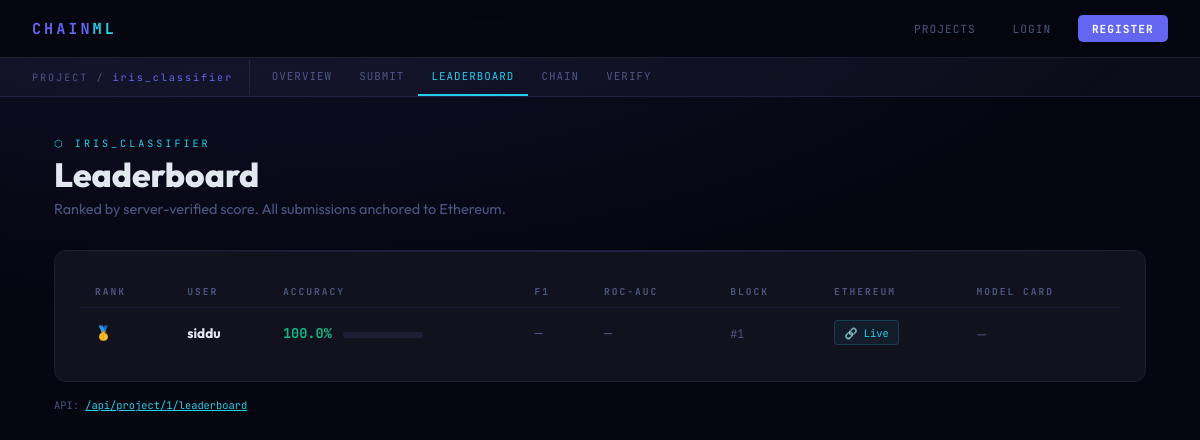
The page /project/1/leaderboard on the database as committed earlier.
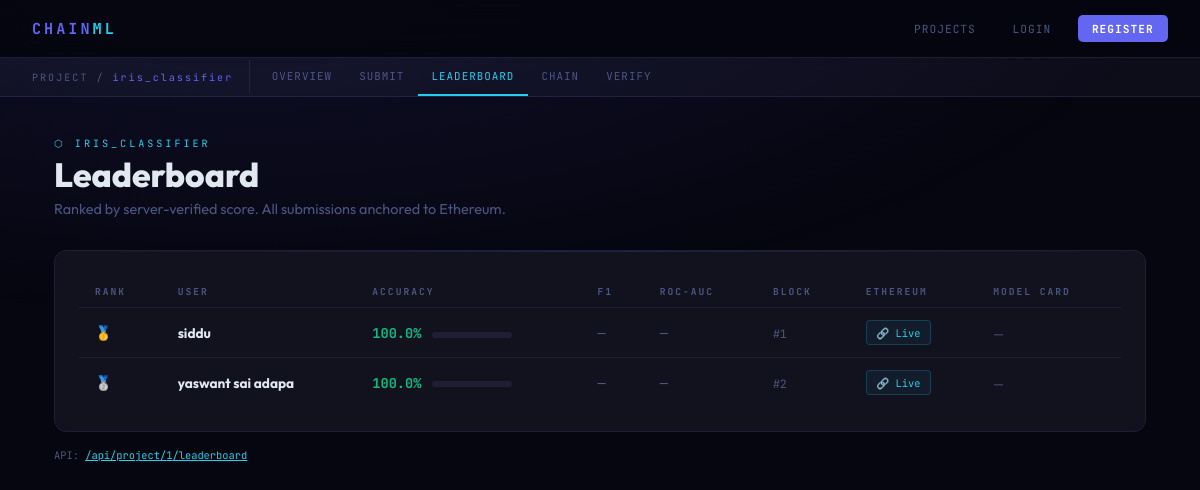
The same page on the database as committed later.
### tables this page shows
CREATE TABLE submissions (
        id INTEGER PRIMARY KEY AUTOINCREMENT,
        project_id INTEGER NOT NULL,
        user_id INTEGER NOT NULL,
        model_filename TEXT NOT NULL,
        model_path TEXT NOT NULL,
        model_hash TEXT NOT NULL,
        verified_accuracy REAL NOT NULL,
        combined_hash TEXT NOT NULL,
        eth_tx_hash TEXT NOT NULL,
        eth_tx_url TEXT NOT NULL,
        eth_mode TEXT NOT NULL DEFAULT 'mock',
        block_index INTEGER NOT NULL,
        previous_hash TEXT NOT NULL,
        submitted_at REAL NOT NULL, f1_score REAL DEFAULT NULL, roc_auc REAL DEFAULT NULL, rmse REAL DEFAULT NULL, r2_score REAL DEFAULT NULL, model_card TEXT DEFAULT '',
        FOREIGN KEY(project_id) REFERENCES projects(id),
        FOREIGN KEY(user_id) REFERENCES users(id));

CREATE TABLE users (
        id INTEGER PRIMARY KEY AUTOINCREMENT,
        username TEXT NOT NULL UNIQUE,
        email TEXT NOT NULL UNIQUE,
        password_hash TEXT NOT NULL,
        created_at REAL NOT NULL);

### app.py (the view)
@app.route("/project/<int:pid>/leaderboard")
def leaderboard(pid):
    project = get_project(pid)
    if not project: return render_template("404.html"), 404
    return render_template("leaderboard.html", project=project,
        submissions=get_project_submissions(pid))

### app.py (called while the page is built)
@app.before_request
def load_user():
    uid = session.get("user_id")
    g.user = get_user_by_id(uid) if uid else None

@app.context_processor
def inject_user():
    return {"current_user": g.user}

### database.py (called while the page is built)
def get_conn():
    conn = sqlite3.connect(DB_PATH)
    conn.row_factory = sqlite3.Row
    conn.execute("PRAGMA foreign_keys = ON")
    return conn

def get_project(pid):
    conn = get_conn()
    row = conn.execute("""SELECT p.*, u.username AS owner_name
        FROM projects p JOIN users u ON p.owner_id=u.id WHERE p.id=?""", (pid,)).fetchone()
    conn.close(); return dict(row) if row else None

def get_project_submissions(pid):
    conn = get_conn()
    rows = conn.execute("""SELECT s.*, u.username FROM submissions s
        JOIN users u ON s.user_id=u.id WHERE s.project_id=?
        ORDER BY s.verified_accuracy DESC, s.submitted_at ASC""", (pid,)).fetchall()
    conn.close(); return [dict(r) for r in rows]

### templates/leaderboard.html (shortened to what this page needs)
{% extends "base.html" %}
{% block subnav %}
<div class="subnav">
  <div class="subnav-label">PROJECT / <span>{{ project.name }}</span></div>
  <a href="/project/{{ project.id }}">Overview</a>
  <a href="/project/{{ project.id }}/submit">Submit</a>
  <a href="/project/{{ project.id }}/leaderboard" class="active">Leaderboard</a>
  <a href="/project/{{ project.id }}/chain">Chain</a>
  <a href="/project/{{ project.id }}/verify">Verify</a>
</div>
{% endblock %}
{% block content %}
<div class="ph"><div class="ph-eye">⬡ {{ project.name }}</div><h1>Leaderboard</h1>
<p>Ranked by server-verified score. All submissions anchored to Ethereum.
{% if project.test_path %} · 🔒 Evaluated on hidden test set.{% endif %}</p></div>
{% if submissions %}
<div class="card">
  <table class="tbl">
    <thead><tr>
      <th>Rank</th><th>User</th>
      {% if project.task_type=='regression' %}<th>R²</th><th>RMSE</th>
      {% else %}<th>Accuracy</th><th>F1</th><th>ROC-AUC</th>{% endif %}
      <th>Block</th><th>Ethereum</th><th>Model Card</th>
    </tr></thead>
    <tbody>
    {% for s in submissions %}
    <tr>
      <td>{% if loop.index==1 %}🥇{% elif loop.index==2 %}🥈{% elif loop.index==3 %}🥉{% else %}<span style="font-family:var(--mono);color:var(--muted);font-size:.78rem">#{{ loop.index }}</span>{% endif %}</td>
      <td><strong>{{ s.username }}</strong></td>
      {% if project.task_type=='regression' %}
      <td><span style="font-family:var(--mono);font-weight:700;color:var(--green);">{{ s.r2_score if s.r2_score is not none else '—' }}</span></td>
      <td><span style="font-family:var(--mono);color:var(--muted);">{{ s.rmse if s.rmse is not none else '—' }}</span></td>
      {% else %}
      <td><span style="font-family:var(--mono);font-weight:700;color:var(--green);">{{ "%.1f"|format(s.verified_accuracy*100) }}%</span>
        <span class="acc-bar-wrap"><span class="acc-bar" style="width:{{ s.verified_accuracy*100 }}%"></span></span></td>
      <td><span style="font-family:var(--mono);color:var(--muted);">{{ s.f1_score if s.f1_score is not none else '—' }}</span></td>
      <td><span style="font-family:var(--mono);color:var(--muted);">{{ s.roc_auc if s.roc_auc is not none else '—' }}</span></td>
      {% endif %}
      <td><span style="font-family:var(--mono);font-size:.72rem;color:var(--muted)">#{{ s.block_index }}</span></td>
      <td><a href="{{ s.eth_tx_url }}" target="_blank" class="eth-link">{% if s.eth_mode=='real' %}🔗 Live{% else %}🔗 Mock{% endif %}</a></td>
      <td><span style="font-size:.78rem;color:var(--muted);">{% if s.model_card %}{{ s.model_card[:40] }}{% if s.model_card|length > 40 %}…{% endif %}{% else %}—{% endif %}</span></td>
    </tr>
    {% endfor %}
    </tbody>
  </table>
</div>
<div style="margin-top:1rem;font-family:var(--mono);font-size:.65rem;color:var(--muted);">
  API: <a href="/api/project/{{ project.id }}/leaderboard" target="_blank" style="color:var(--accent2);">/api/project/{{ project.id }}/leaderboard</a>
</div>
{% else %}
<div style="text-align:center;padding:3rem;color:var(--muted);">
  <div style="font-size:2.5rem;margin-bottom:.8rem">🏆</div>
  <p>No submissions yet. <a href="/project/{{ project.id }}/submit" style="color:var(--accent2);">Be the first!</a></p>
</div>
{% endif %}
{% endblock %}

Rows that differ between the two databases and show on the page:
added submissions: username "yaswant sai adapa", s.verified_accuracy*100 "100.0", f1_score "—", roc_auc "—", block_index "2", eth_mode "🔗 Live"
